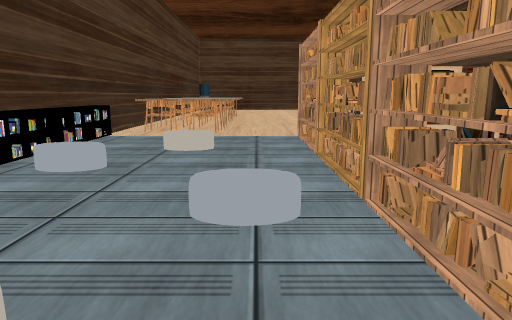
view 1 (above)

19 first-person views from a walk through a Unity game level. The camera is 1.2 m above the floor, tilts 10° down and sees 70° across. The floor is counted in squares, 1 m on a side. Each view is taken from the middle of a square. On the plan, view 1 faces up. The plan holds only what a view shows up to about 15 squares ahead; the rest is blank. The player is left out. Some surface patterns are stand-ins.

view 2
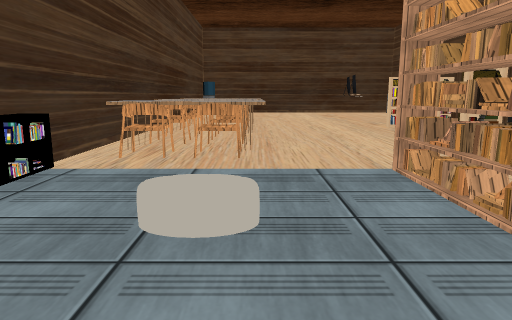

view 3
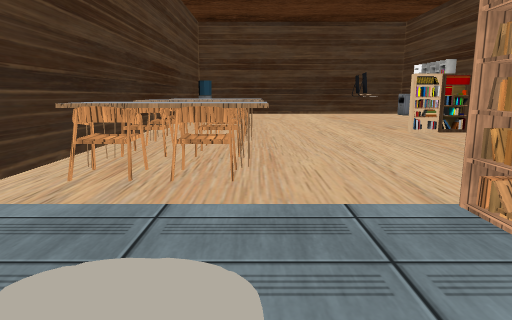

view 4
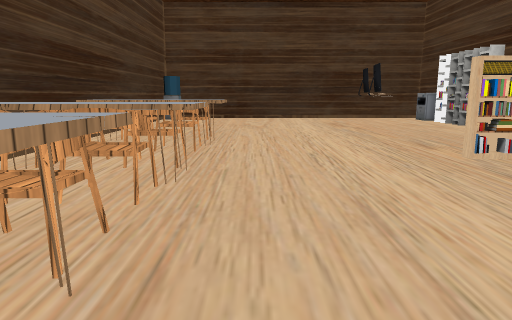

view 5
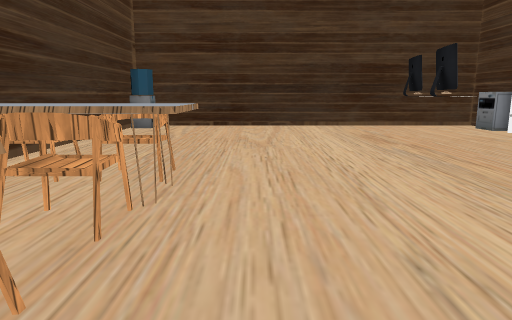

view 6
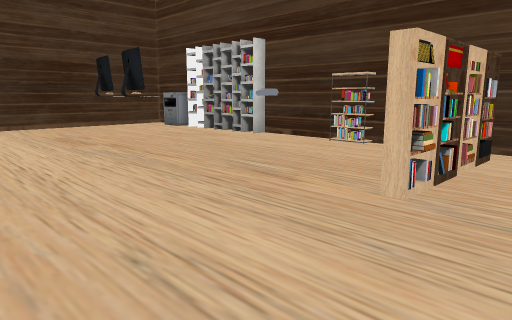

view 7
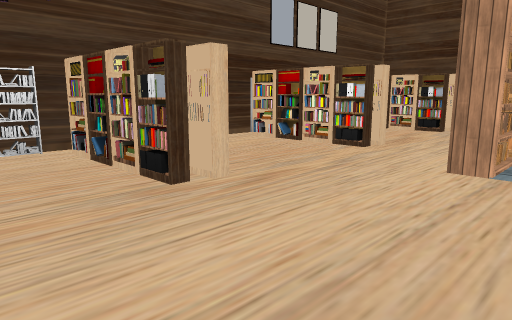

view 8
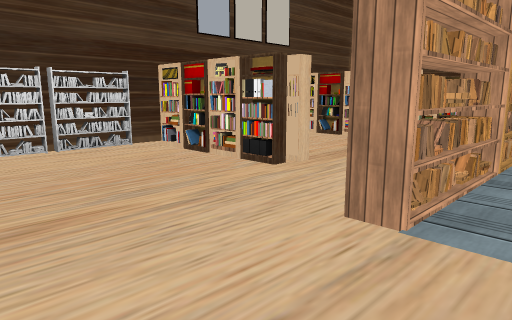

view 9
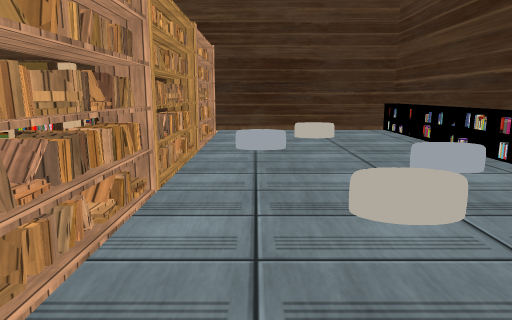

view 10
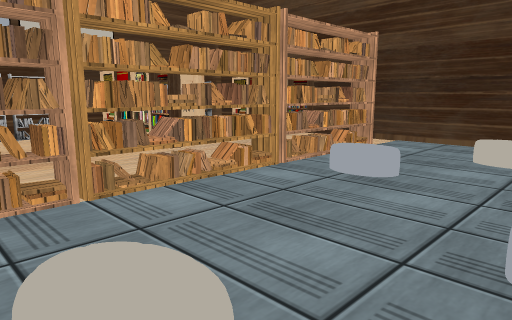

view 11
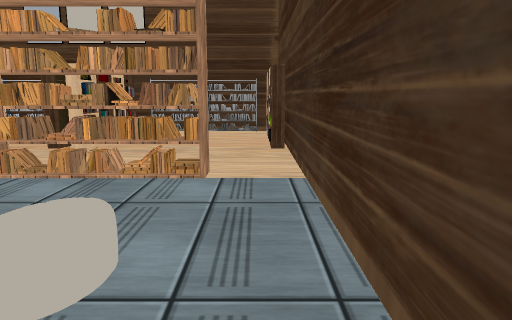

view 12
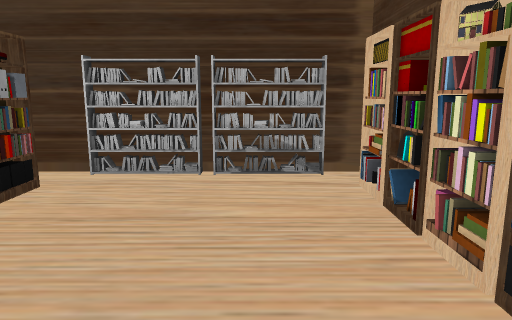

view 13
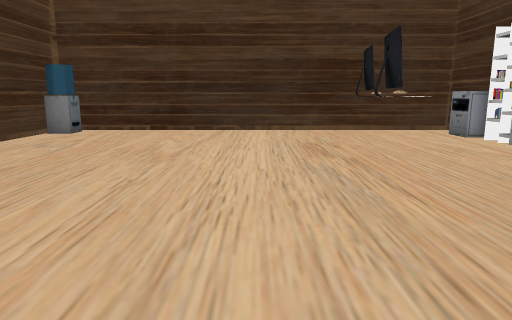

view 14
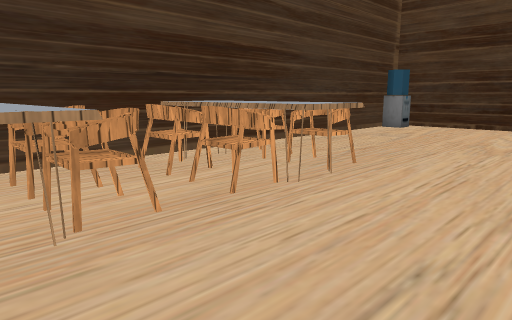

view 15
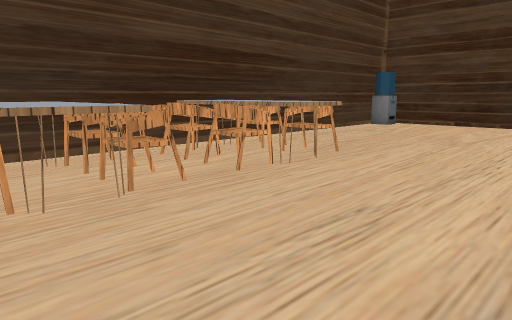

view 16
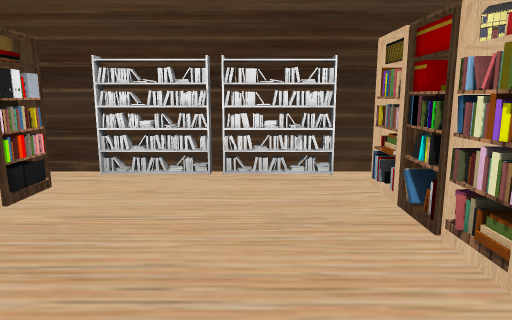

view 17
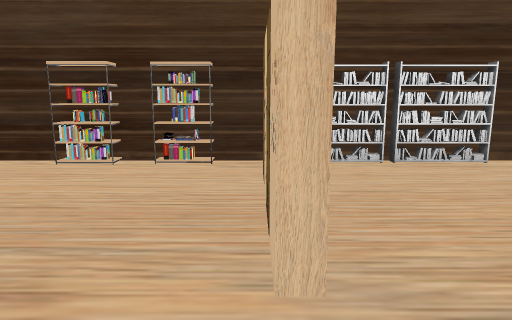

view 18
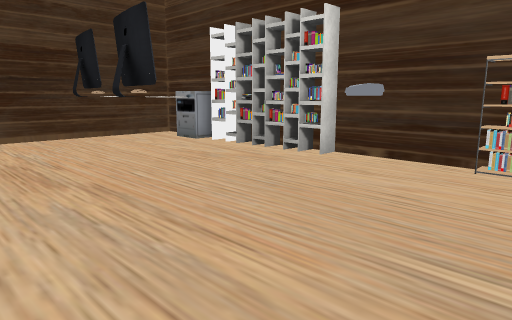

view 19
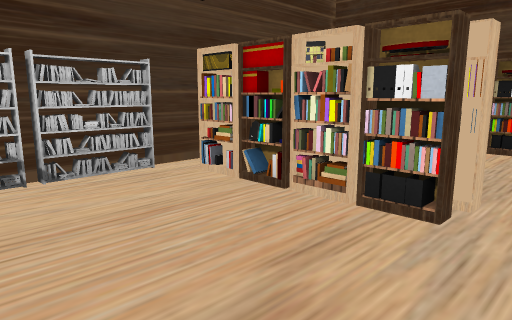

### Floor plan
Points are (right, up) in squares from view 1. A wall is a line through its corners. A room is listed if a view was taken in it or the views show most of it. See-through windows are left out.
Room 1 (views 1, 2, 3, 4, 5, 6, 7, 8, 9, 10, 11, 12, 13, 14, 15, 16, 17, 18, 19)
walls: (8.7, 14.1) (8.7, 19.5); (-4.7, 8.5) (-4.7, 7.4); (8.7, 23.4) (8.7, 27); (-4.7, 5.2) (-4.7, 4.5); (-4.7, 2.6) (-4.7, -0.8) (3.5, -0.8); (8.7, 29.6) (8.7, 31.9) (-4.7, 31.9) (-4.7, 10.4); (8.7, -0.8) (8.7, 12.5)
objects: other object (-5, 1); other object (-5, 3) to (-5, 4); other object (-5, 6) to (-5, 7); other object (-5, 9) to (-5, 10); other object (-4, 12) to (-1, 15); other object (-4, 16) to (-1, 19); other object (-4, 20) to (-1, 23); water cooler (-4, 31); bookshelf (1, 1) to (2, 3); bookshelf (1, 4) to (2, 7); bookshelf (1, 8) to (2, 11); other object (4, -1); bookshelf (4, 0); other object (4, 19); other object (4, 25) to (5, 27); bookshelf (5, -1); other object (5, 0); other object (5, 4); other object (5, 9); other object (5, 15); other object (5, 19); other object (5, 28) to (5, 29); other object (6, 19); other object (7, 0); other object (7, 15); other object (7, 18); other object (7, 19); other object (7, 20); other object (7, 24); other object (8, -1); other object (8, 0); other object (8, 15); books (8, 20); books (8, 26) to (8, 28); printer (8, 29) to (8, 30); bookshelf (9, 1); bookshelf (9, 3); bookshelf (9, 6); bookshelf (9, 8); bookshelf (9, 11); bookshelf (9, 13); bookshelf (9, 16); bookshelf (9, 18); shelf (9, 20); shelf (9, 23); other object (9, 26)

Positions as (right, up) in squares from view 1, and headings:
1: (0, 0), facing up
2: (-1, 5), facing up
3: (-1, 7), facing up
4: (0, 12), facing up
5: (0, 17), facing up
6: (0, 17), facing up-right
7: (0, 17), facing down-right
8: (0, 14), facing down-right
9: (0, 12), facing down
10: (-3, 9), facing down-right
11: (-4, 0), facing right
12: (3, 1), facing right
13: (2, 19), facing up
14: (2, 17), facing up-left
15: (3, 16), facing up-left
16: (3, 16), facing right
17: (2, 19), facing right
18: (2, 21), facing up-right
19: (3, 8), facing down-right
